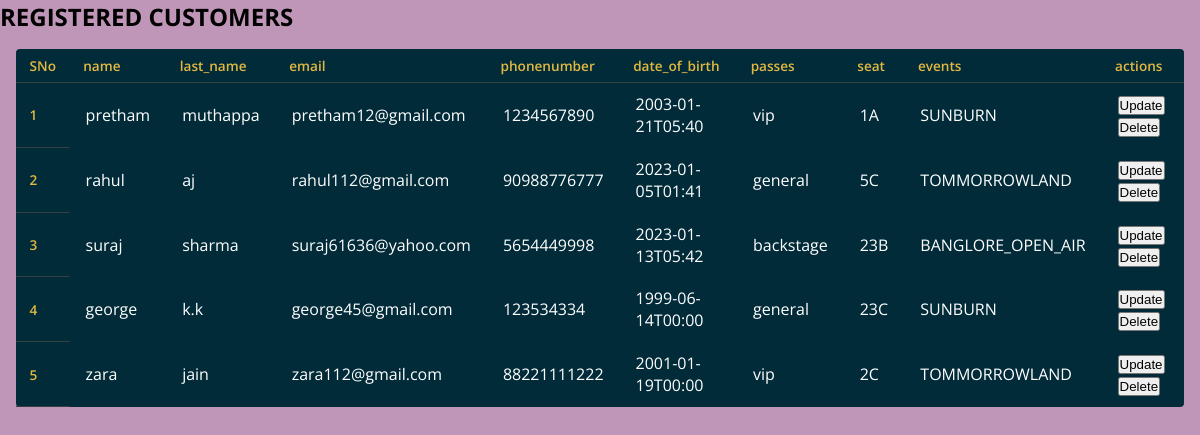
/table, run on an earlier commit of the app's database.
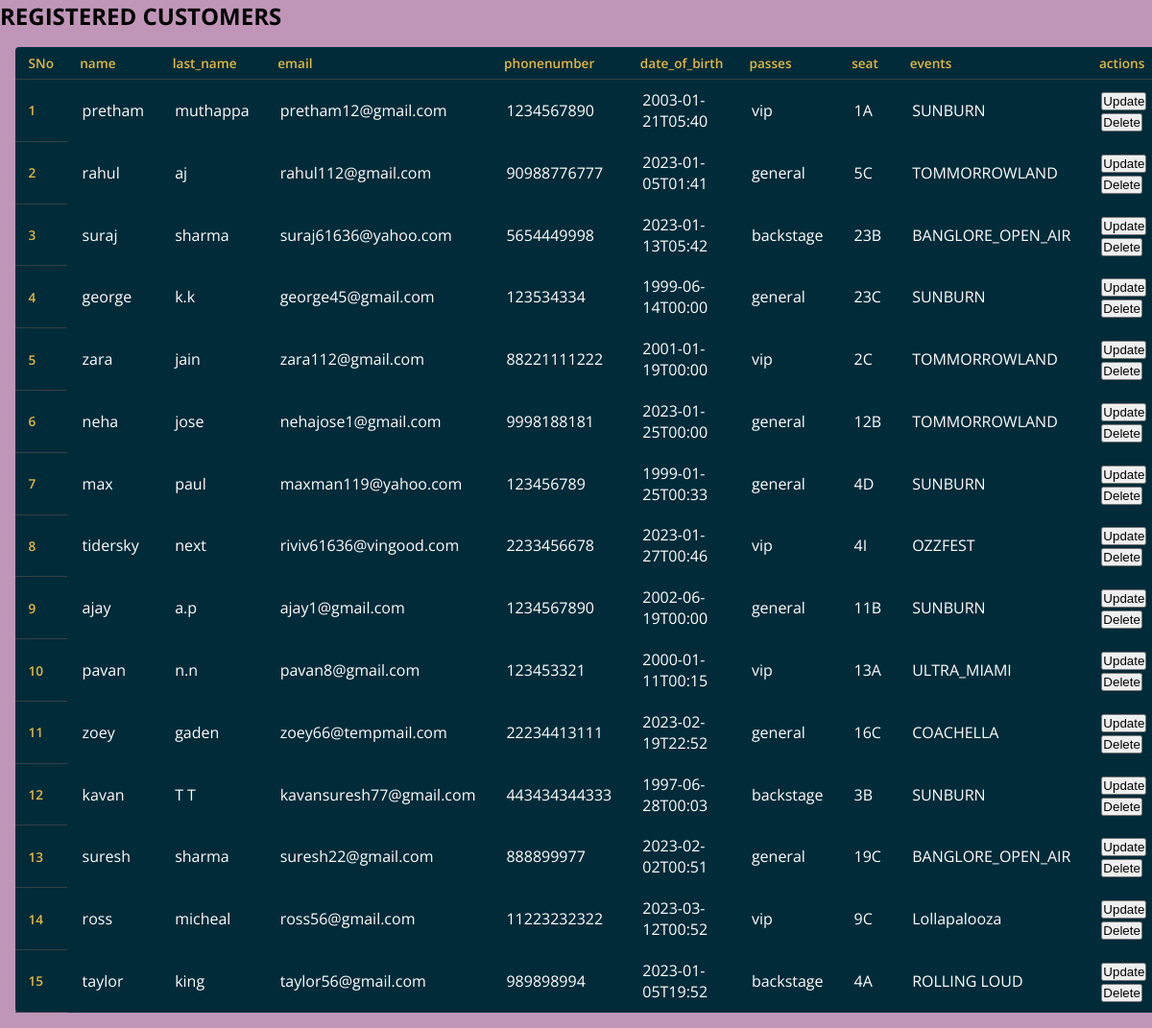
And on a later commit of the database.
### app.py (models this page shows)
class user(db.Model):
    sno = db.Column(db.Integer, primary_key=True)
    name = db.Column(db.String(100), nullable=False)
    last_name=db.Column(db.String(100),nullable=False)
    email = db.Column(db.String(100), nullable=False)
    phonenumber = db.Column(db.Integer,nullable=False)
    date_of_birth = db.Column(db.Integer, nullable=False)
    passes = db.Column(db.String(100), nullable=False)
    seat = db.Column(db.String(100), nullable=False)
    events = db.Column(db.String(100), nullable=False)
    def __repr__(self) -> str:
        return f"{self.sno} - {self.name}- {self.last_name}- {self.email} -{self.phonenumber} - {self.date_of_birth} -{self.passes} -{self.seat}-{self.events}"

### app.py (the view)
@app.route('/table')
def products():
    allevent = user.query.all()
    print(allevent)
    return render_template('table.html', allevent=allevent)

### templates/table.html (shortened to what this page needs)
<!DOCTYPE html>
<html lang="en">
<head>
  <link rel="stylesheet" href="/static/table.css">
</head>
<body style="background: rgb(192, 150, 184) no-repeat;">
  <div class="container my-3">
      <h2>REGISTERED CUSTOMERS</h2>
              {% if allevent|length == 0 %}
              <div class="alert alert-dark" role="alert">
                 No data found
                </div>
                  {% else %}
                  <table class="table" >
                      <thead>
                        <tr>
                          <th scope="col">SNo</th>
                          <th scope="col">name</th>
                          <th scope="col">last_name</th>
                          <th scope="col">email</th>
                          <th scope="col">phonenumber</th>
                          <th scope="col">date_of_birth</th>
                          <th scope="col">passes</th>
                          <th scope="col">seat</th>
                          <th scope="col">events</th>
                          <th scope="col">actions</th>
                        </tr>
                      </thead>
                      <tbody>
            {% for eventhive in allevent %}
            <tr>
              <th scope="row">{{loop.index}}</th>
              <td>{{eventhive.name}}</td>
              <td>{{eventhive.last_name}}</td>
              <td>{{eventhive.email}}</td>
              <td>{{eventhive.phonenumber}}</td>
              <td>{{eventhive.date_of_birth}}</td>
              <td>{{eventhive.passes}}</td>
              <td>{{eventhive.seat}}</td>
              <td>{{eventhive.events}}</td>
              <td>
                <button id="up"> <a style="text-decoration: none; color: black;" href="/update/{{eventhive.sno}}" type="button">Update</button></button>
                <button id="del"><a style="text-decoration: none; color: rgb(4, 4, 4);" href="/delete/{{eventhive.sno}}" type="button">Delete</button></button>
              </td>
            </tr>
            {% endfor %}
          </tbody>
          </table>
            {% endif %}
</body>
</html>

### static/table.css (style rules this page uses)
*, *:before, *:after { margin: 0; padding: 0; box-sizing: border-box; }
body { background: #105469; font-family: 'Open Sans', sans-serif; }
table { background: #012B39; border-radius: 0.25em; border-collapse: collapse; margin: 1em; }
th { border-bottom: 1px solid #364043; color: #E2B842; font-size: 0.85em; font-weight: 600; padding: 0.5em 1em; text-align: left; }
td { color: #fff; font-weight: 400; padding: 0.65em 1em; }
tbody tr { transition: background 0.25s ease; }

What changed in the data, as far as the page shows it:
added user: name "neha", last_name "jose", email "nehajose1@gmail.com", phonenumber "9998188181", date_of_birth "2023-01-25T00:00", passes "general", seat "12B", events "TOMMORROWLAND"
added user: name "max", last_name "paul", email "maxman119@yahoo.com", phonenumber "123456789", date_of_birth "1999-01-25T00:33", passes "general", seat "4D", events "SUNBURN"
added user: name "tidersky", last_name "next", email "riviv61636@vingood.com", phonenumber "2233456678", date_of_birth "2023-01-27T00:46", passes "vip", seat "4I", events "OZZFEST"
added user: name "ajay", last_name "a.p", email "ajay1@gmail.com", phonenumber "1234567890", date_of_birth "2002-06-19T00:00", passes "general", seat "11B", events "SUNBURN"
added user: name "pavan", last_name "n.n", email "pavan8@gmail.com", phonenumber "123453321", date_of_birth "2000-01-11T00:15", passes "vip", seat "13A", events "ULTRA_MIAMI"
added user: name "zoey", last_name "gaden", email "zoey66@tempmail.com", phonenumber "22234413111", date_of_birth "2023-02-19T22:52", passes "general", seat "16C", events "COACHELLA"
added user: name "kavan", last_name "T T", email "kavansuresh77@gmail.com", phonenumber "443434344333", date_of_birth "1997-06-28T00:03", passes "backstage", seat "3B", events "SUNBURN"
added user: name "suresh", last_name "sharma", email "suresh22@gmail.com", phonenumber "888899977", date_of_birth "2023-02-02T00:51", passes "general", seat "19C", events "BANGLORE_OPEN_AIR"
added user: name "ross", last_name "micheal", email "ross56@gmail.com", phonenumber "11223232322", date_of_birth "2023-03-12T00:52", passes "vip", seat "9C", events "Lollapalooza"
added user: name "taylor", last_name "king", email "taylor56@gmail.com", phonenumber "989898994", date_of_birth "2023-01-05T19:52", passes "backstage", seat "4A", events "ROLLING LOUD"
